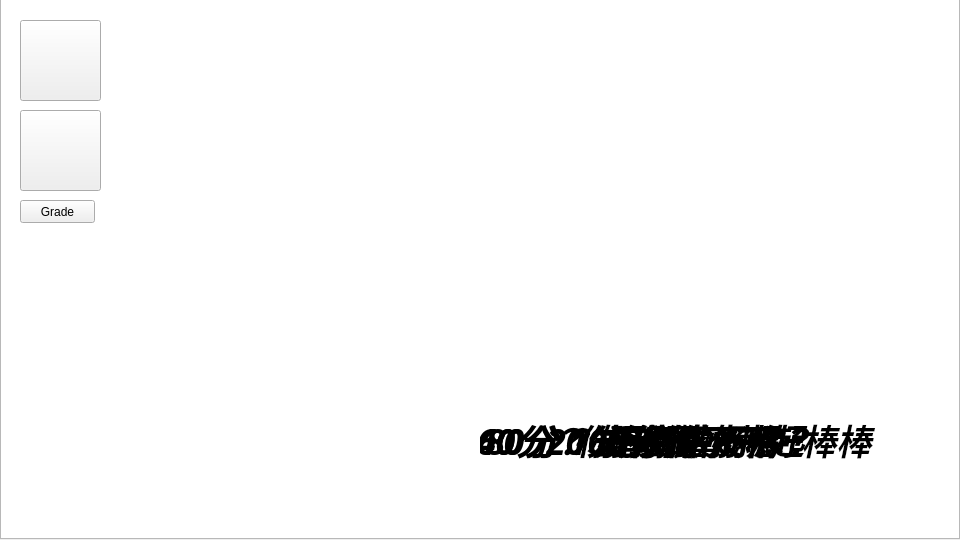
<?xml version="1.0" encoding="UTF-8"?>
<ui version="4.0">
 <class>MainWindow</class>
 <widget class="QMainWindow" name="MainWindow">
  <property name="geometry">
   <rect>
    <x>0</x>
    <y>0</y>
    <width>960</width>
    <height>540</height>
   </rect>
  </property>
  <property name="sizePolicy">
   <sizepolicy hsizetype="Preferred" vsizetype="Preferred">
    <horstretch>0</horstretch>
    <verstretch>0</verstretch>
   </sizepolicy>
  </property>
  <property name="minimumSize">
   <size>
    <width>960</width>
    <height>540</height>
   </size>
  </property>
  <property name="maximumSize">
   <size>
    <width>960</width>
    <height>540</height>
   </size>
  </property>
  <property name="windowTitle">
   <string>MainWindow</string>
  </property>
  <property name="dockOptions">
   <set>QMainWindow::AllowTabbedDocks|QMainWindow::AnimatedDocks</set>
  </property>
  <widget class="QWidget" name="centralWidget">
   <widget class="QGraphicsView" name="graphicsView">
    <property name="geometry">
     <rect>
      <x>0</x>
      <y>-1</y>
      <width>960</width>
      <height>540</height>
     </rect>
    </property>
    <property name="font">
     <font>
      <family>Agency FB</family>
     </font>
    </property>
    <property name="styleSheet">
     <string notr="true">background-image: url(:/image/SPRING2013_SKY.png);</string>
    </property>
    <property name="midLineWidth">
     <number>0</number>
    </property>
   </widget>
   <widget class="QPushButton" name="pushButton">
    <property name="enabled">
     <bool>true</bool>
    </property>
    <property name="geometry">
     <rect>
      <x>20</x>
      <y>20</y>
      <width>81</width>
      <height>81</height>
     </rect>
    </property>
    <property name="contextMenuPolicy">
     <enum>Qt::CustomContextMenu</enum>
    </property>
    <property name="text">
     <string/>
    </property>
    <property name="icon">
     <iconset resource="res.qrc">
      <normaloff>:/image/restart.png</normaloff>:/image/restart.png</iconset>
    </property>
    <property name="iconSize">
     <size>
      <width>81</width>
      <height>81</height>
     </size>
    </property>
   </widget>
   <widget class="QPushButton" name="pushButton_2">
    <property name="geometry">
     <rect>
      <x>20</x>
      <y>110</y>
      <width>81</width>
      <height>81</height>
     </rect>
    </property>
    <property name="autoFillBackground">
     <bool>false</bool>
    </property>
    <property name="text">
     <string/>
    </property>
    <property name="icon">
     <iconset resource="res.qrc">
      <normaloff>:/image/exit.png</normaloff>:/image/exit.png</iconset>
    </property>
    <property name="iconSize">
     <size>
      <width>81</width>
      <height>81</height>
     </size>
    </property>
   </widget>
   <widget class="QLabel" name="label">
    <property name="geometry">
     <rect>
      <x>0</x>
      <y>0</y>
      <width>960</width>
      <height>540</height>
     </rect>
    </property>
    <property name="text">
     <string/>
    </property>
    <property name="pixmap">
     <pixmap resource="res.qrc">:/image/13479904_1786575618228430_2049148933_n.jpg</pixmap>
    </property>
   </widget>
   <widget class="QLabel" name="label_2">
    <property name="geometry">
     <rect>
      <x>0</x>
      <y>0</y>
      <width>960</width>
      <height>540</height>
     </rect>
    </property>
    <property name="text">
     <string/>
    </property>
    <property name="pixmap">
     <pixmap resource="res.qrc">:/image/13487406_1786575614895097_1961140791_n.jpg</pixmap>
    </property>
   </widget>
   <widget class="QPushButton" name="pushButton_3">
    <property name="geometry">
     <rect>
      <x>20</x>
      <y>200</y>
      <width>75</width>
      <height>23</height>
     </rect>
    </property>
    <property name="text">
     <string>Grade</string>
    </property>
   </widget>
   <widget class="QLabel" name="label_3">
    <property name="geometry">
     <rect>
      <x>480</x>
      <y>340</y>
      <width>330</width>
      <height>200</height>
     </rect>
    </property>
    <property name="font">
     <font>
      <family>Agency FB</family>
      <pointsize>26</pointsize>
      <weight>75</weight>
      <italic>true</italic>
      <bold>true</bold>
     </font>
    </property>
    <property name="midLineWidth">
     <number>0</number>
    </property>
    <property name="text">
     <string>0分  你有認真打？</string>
    </property>
    <property name="alignment">
     <set>Qt::AlignCenter</set>
    </property>
   </widget>
   <widget class="QLabel" name="label_4">
    <property name="geometry">
     <rect>
      <x>480</x>
      <y>340</y>
      <width>330</width>
      <height>200</height>
     </rect>
    </property>
    <property name="font">
     <font>
      <family>Agency FB</family>
      <pointsize>26</pointsize>
      <weight>75</weight>
      <italic>true</italic>
      <bold>true</bold>
     </font>
    </property>
    <property name="midLineWidth">
     <number>0</number>
    </property>
    <property name="text">
     <string>20分？  嫩！</string>
    </property>
    <property name="alignment">
     <set>Qt::AlignCenter</set>
    </property>
   </widget>
   <widget class="QLabel" name="label_5">
    <property name="geometry">
     <rect>
      <x>480</x>
      <y>340</y>
      <width>330</width>
      <height>200</height>
     </rect>
    </property>
    <property name="font">
     <font>
      <family>Agency FB</family>
      <pointsize>26</pointsize>
      <weight>75</weight>
      <italic>true</italic>
      <bold>true</bold>
     </font>
    </property>
    <property name="midLineWidth">
     <number>0</number>
    </property>
    <property name="text">
     <string>40分？  認真點好嗎？</string>
    </property>
    <property name="alignment">
     <set>Qt::AlignCenter</set>
    </property>
   </widget>
   <widget class="QLabel" name="label_6">
    <property name="geometry">
     <rect>
      <x>480</x>
      <y>340</y>
      <width>330</width>
      <height>200</height>
     </rect>
    </property>
    <property name="font">
     <font>
      <family>Agency FB</family>
      <pointsize>26</pointsize>
      <weight>75</weight>
      <italic>true</italic>
      <bold>true</bold>
     </font>
    </property>
    <property name="midLineWidth">
     <number>0</number>
    </property>
    <property name="text">
     <string>60分？  這樣才及格？</string>
    </property>
    <property name="alignment">
     <set>Qt::AlignCenter</set>
    </property>
   </widget>
   <widget class="QLabel" name="label_7">
    <property name="geometry">
     <rect>
      <x>480</x>
      <y>340</y>
      <width>330</width>
      <height>200</height>
     </rect>
    </property>
    <property name="font">
     <font>
      <family>Agency FB</family>
      <pointsize>26</pointsize>
      <weight>75</weight>
      <italic>true</italic>
      <bold>true</bold>
     </font>
    </property>
    <property name="midLineWidth">
     <number>0</number>
    </property>
    <property name="text">
     <string>80分？好像很了不起</string>
    </property>
    <property name="alignment">
     <set>Qt::AlignCenter</set>
    </property>
   </widget>
   <widget class="QLabel" name="label_8">
    <property name="geometry">
     <rect>
      <x>480</x>
      <y>340</y>
      <width>480</width>
      <height>200</height>
     </rect>
    </property>
    <property name="font">
     <font>
      <family>Agency FB</family>
      <pointsize>26</pointsize>
      <weight>75</weight>
      <italic>true</italic>
      <bold>true</bold>
     </font>
    </property>
    <property name="midLineWidth">
     <number>0</number>
    </property>
    <property name="text">
     <string>100分阿不就好棒棒</string>
    </property>
    <property name="alignment">
     <set>Qt::AlignCenter</set>
    </property>
   </widget>
   <widget class="QLabel" name="label_9">
    <property name="geometry">
     <rect>
      <x>480</x>
      <y>340</y>
      <width>330</width>
      <height>200</height>
     </rect>
    </property>
    <property name="font">
     <font>
      <family>Agency FB</family>
      <pointsize>26</pointsize>
      <weight>75</weight>
      <italic>true</italic>
      <bold>true</bold>
     </font>
    </property>
    <property name="midLineWidth">
     <number>0</number>
    </property>
    <property name="text">
     <string>去你的</string>
    </property>
    <property name="alignment">
     <set>Qt::AlignCenter</set>
    </property>
   </widget>
   <zorder>graphicsView</zorder>
   <zorder>label</zorder>
   <zorder>label_2</zorder>
   <zorder>pushButton_2</zorder>
   <zorder>pushButton</zorder>
   <zorder>pushButton_3</zorder>
   <zorder>label_3</zorder>
   <zorder>label_4</zorder>
   <zorder>label_5</zorder>
   <zorder>label_6</zorder>
   <zorder>label_7</zorder>
   <zorder>label_8</zorder>
   <zorder>label_9</zorder>
  </widget>
 </widget>
 <layoutdefault spacing="6" margin="11"/>
 <resources>
  <include location="res.qrc"/>
 </resources>
 <connections/>
</ui>
